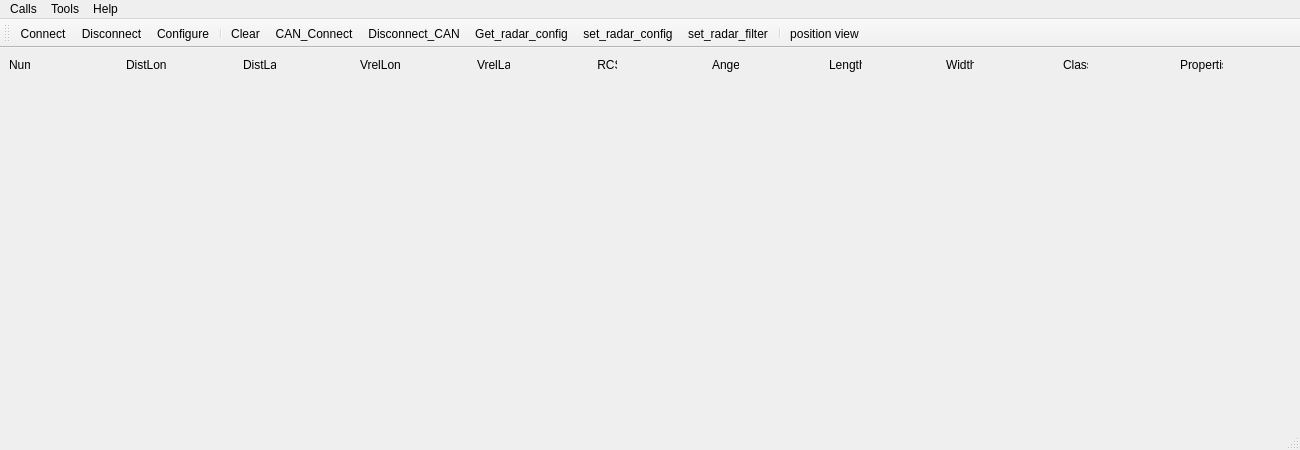
<?xml version="1.0" encoding="UTF-8"?>
<ui version="4.0">
 <class>MainWindow</class>
 <widget class="QMainWindow" name="MainWindow">
  <property name="geometry">
   <rect>
    <x>0</x>
    <y>0</y>
    <width>1300</width>
    <height>450</height>
   </rect>
  </property>
  <property name="windowTitle">
   <string>Radar Terminal</string>
  </property>
  <widget class="QWidget" name="centralWidget">
   <widget class="QLabel" name="num">
    <property name="geometry">
     <rect>
      <x>9</x>
      <y>9</y>
      <width>21</width>
      <height>16</height>
     </rect>
    </property>
    <property name="text">
     <string>Num</string>
    </property>
   </widget>
   <widget class="QLabel" name="distlong">
    <property name="geometry">
     <rect>
      <x>126</x>
      <y>9</y>
      <width>41</width>
      <height>16</height>
     </rect>
    </property>
    <property name="toolTip">
     <string>&lt;html&gt;&lt;head/&gt;&lt;body&gt;&lt;p&gt;Longitudinal (x) coordinate&lt;/p&gt;&lt;/body&gt;&lt;/html&gt;</string>
    </property>
    <property name="text">
     <string>DistLong</string>
    </property>
   </widget>
   <widget class="QLabel" name="distlat">
    <property name="geometry">
     <rect>
      <x>243</x>
      <y>9</y>
      <width>33</width>
      <height>16</height>
     </rect>
    </property>
    <property name="toolTip">
     <string>&lt;html&gt;&lt;head/&gt;&lt;body&gt;&lt;p&gt;Lateral (y) coordinate&lt;/p&gt;&lt;/body&gt;&lt;/html&gt;</string>
    </property>
    <property name="text">
     <string>DistLat</string>
    </property>
   </widget>
   <widget class="QLabel" name="vrellong">
    <property name="geometry">
     <rect>
      <x>360</x>
      <y>9</y>
      <width>41</width>
      <height>16</height>
     </rect>
    </property>
    <property name="toolTip">
     <string>&lt;html&gt;&lt;head/&gt;&lt;body&gt;&lt;p&gt;Relative velocity in longitudinal direction (x)&lt;/p&gt;&lt;/body&gt;&lt;/html&gt;</string>
    </property>
    <property name="text">
     <string>VrelLong</string>
    </property>
   </widget>
   <widget class="QLabel" name="vrellat">
    <property name="geometry">
     <rect>
      <x>477</x>
      <y>9</y>
      <width>33</width>
      <height>16</height>
     </rect>
    </property>
    <property name="toolTip">
     <string>&lt;html&gt;&lt;head/&gt;&lt;body&gt;&lt;p&gt;Relative velocity in lateral direction (y)&lt;/p&gt;&lt;/body&gt;&lt;/html&gt;</string>
    </property>
    <property name="text">
     <string>VrelLat</string>
    </property>
   </widget>
   <widget class="QLabel" name="rcs">
    <property name="geometry">
     <rect>
      <x>594</x>
      <y>9</y>
      <width>23</width>
      <height>16</height>
     </rect>
    </property>
    <property name="toolTip">
     <string>&lt;html&gt;&lt;head/&gt;&lt;body&gt;&lt;p&gt;Radar cross section&lt;/p&gt;&lt;/body&gt;&lt;/html&gt;</string>
    </property>
    <property name="text">
     <string> RCS</string>
    </property>
   </widget>
   <widget class="QLabel" name="angel">
    <property name="geometry">
     <rect>
      <x>712</x>
      <y>9</y>
      <width>27</width>
      <height>16</height>
     </rect>
    </property>
    <property name="toolTip">
     <string>&lt;html&gt;&lt;head/&gt;&lt;body&gt;&lt;p&gt;Dynamic property indicate if it is moving or&lt;/p&gt;&lt;p&gt;not&lt;/p&gt;&lt;/body&gt;&lt;/html&gt;</string>
    </property>
    <property name="text">
     <string>Angel</string>
    </property>
   </widget>
   <widget class="QLabel" name="lenght">
    <property name="geometry">
     <rect>
      <x>829</x>
      <y>9</y>
      <width>33</width>
      <height>16</height>
     </rect>
    </property>
    <property name="text">
     <string>Length</string>
    </property>
   </widget>
   <widget class="QLabel" name="width">
    <property name="geometry">
     <rect>
      <x>946</x>
      <y>9</y>
      <width>28</width>
      <height>16</height>
     </rect>
    </property>
    <property name="text">
     <string>Width</string>
    </property>
   </widget>
   <widget class="QLabel" name="class_2">
    <property name="geometry">
     <rect>
      <x>1063</x>
      <y>9</y>
      <width>25</width>
      <height>16</height>
     </rect>
    </property>
    <property name="text">
     <string>Class</string>
    </property>
   </widget>
   <widget class="QLabel" name="propertis">
    <property name="geometry">
     <rect>
      <x>1180</x>
      <y>9</y>
      <width>43</width>
      <height>16</height>
     </rect>
    </property>
    <property name="text">
     <string>Propertis</string>
    </property>
   </widget>
  </widget>
  <widget class="QMenuBar" name="menuBar">
   <property name="geometry">
    <rect>
     <x>0</x>
     <y>0</y>
     <width>1300</width>
     <height>21</height>
    </rect>
   </property>
   <widget class="QMenu" name="menuCalls">
    <property name="title">
     <string>Calls</string>
    </property>
    <addaction name="actionConnect"/>
    <addaction name="actionDisconnect"/>
    <addaction name="actionCAN_Connect"/>
    <addaction name="actionDisconnect_CAN"/>
    <addaction name="separator"/>
    <addaction name="actionQuit"/>
   </widget>
   <widget class="QMenu" name="menuTools">
    <property name="title">
     <string>Tools</string>
    </property>
    <addaction name="actionConfigure"/>
    <addaction name="actionSet_radar_config"/>
    <addaction name="actionGet_radar_config"/>
    <addaction name="actionSet_radar_filter"/>
    <addaction name="actionPosition_view"/>
    <addaction name="actionClear"/>
   </widget>
   <widget class="QMenu" name="menuHelp">
    <property name="title">
     <string>Help</string>
    </property>
    <addaction name="actionAbout"/>
    <addaction name="actionAboutQt"/>
   </widget>
   <addaction name="menuCalls"/>
   <addaction name="menuTools"/>
   <addaction name="menuHelp"/>
  </widget>
  <widget class="QToolBar" name="mainToolBar">
   <attribute name="toolBarArea">
    <enum>TopToolBarArea</enum>
   </attribute>
   <attribute name="toolBarBreak">
    <bool>false</bool>
   </attribute>
   <addaction name="actionConnect"/>
   <addaction name="actionDisconnect"/>
   <addaction name="actionConfigure"/>
   <addaction name="separator"/>
   <addaction name="actionClear"/>
   <addaction name="actionCAN_Connect"/>
   <addaction name="actionDisconnect_CAN"/>
   <addaction name="actionGet_radar_config"/>
   <addaction name="actionSet_radar_config"/>
   <addaction name="actionSet_radar_filter"/>
   <addaction name="separator"/>
   <addaction name="actionPosition_view"/>
  </widget>
  <widget class="QStatusBar" name="statusBar"/>
  <action name="actionAbout">
   <property name="text">
    <string>&amp;About</string>
   </property>
   <property name="toolTip">
    <string>About program</string>
   </property>
   <property name="shortcut">
    <string>Alt+A</string>
   </property>
  </action>
  <action name="actionAboutQt">
   <property name="text">
    <string>About Qt</string>
   </property>
  </action>
  <action name="actionConnect">
   <property name="icon">
    <iconset resource="terminal.qrc">
     <normaloff>:/images/connect.png</normaloff>:/images/connect.png</iconset>
   </property>
   <property name="text">
    <string>C&amp;onnect</string>
   </property>
   <property name="toolTip">
    <string>Connect to serial port</string>
   </property>
   <property name="shortcut">
    <string>Ctrl+O</string>
   </property>
  </action>
  <action name="actionDisconnect">
   <property name="icon">
    <iconset resource="terminal.qrc">
     <normaloff>:/images/disconnect.png</normaloff>:/images/disconnect.png</iconset>
   </property>
   <property name="text">
    <string>&amp;Disconnect</string>
   </property>
   <property name="toolTip">
    <string>Disconnect from serial port</string>
   </property>
   <property name="shortcut">
    <string>Ctrl+D</string>
   </property>
  </action>
  <action name="actionConfigure">
   <property name="icon">
    <iconset resource="terminal.qrc">
     <normaloff>:/images/settings.png</normaloff>:/images/settings.png</iconset>
   </property>
   <property name="text">
    <string>&amp;Configure</string>
   </property>
   <property name="toolTip">
    <string>Configure serial port</string>
   </property>
   <property name="shortcut">
    <string>Alt+C</string>
   </property>
  </action>
  <action name="actionClear">
   <property name="icon">
    <iconset resource="terminal.qrc">
     <normaloff>:/images/clear.png</normaloff>:/images/clear.png</iconset>
   </property>
   <property name="text">
    <string>C&amp;lear</string>
   </property>
   <property name="toolTip">
    <string>Clear data</string>
   </property>
   <property name="shortcut">
    <string>Alt+L</string>
   </property>
  </action>
  <action name="actionQuit">
   <property name="icon">
    <iconset resource="terminal.qrc">
     <normaloff>:/images/application-exit.png</normaloff>:/images/application-exit.png</iconset>
   </property>
   <property name="text">
    <string>&amp;Quit</string>
   </property>
   <property name="shortcut">
    <string>Ctrl+Q</string>
   </property>
  </action>
  <action name="actionCAN_Connect">
   <property name="icon">
    <iconset resource="terminal.qrc">
     <normaloff>:/images/CANicon_on.png</normaloff>:/images/CANicon_on.png</iconset>
   </property>
   <property name="text">
    <string>CAN_Connect</string>
   </property>
   <property name="shortcut">
    <string>Ctrl+N</string>
   </property>
  </action>
  <action name="actionDisconnect_CAN">
   <property name="icon">
    <iconset resource="terminal.qrc">
     <normaloff>:/images/CANicon_off.png</normaloff>:/images/CANicon_off.png</iconset>
   </property>
   <property name="text">
    <string>Disconnect_CAN</string>
   </property>
   <property name="shortcut">
    <string>Ctrl+D</string>
   </property>
  </action>
  <action name="actionGet_radar_config">
   <property name="icon">
    <iconset resource="terminal.qrc">
     <normaloff>:/images/set_radar_config.png</normaloff>:/images/set_radar_config.png</iconset>
   </property>
   <property name="text">
    <string>Get_radar_config</string>
   </property>
  </action>
  <action name="actionSet_radar_config">
   <property name="icon">
    <iconset resource="terminal.qrc">
     <normaloff>:/images/get_radar_config.png</normaloff>:/images/get_radar_config.png</iconset>
   </property>
   <property name="text">
    <string>set_radar_config</string>
   </property>
   <property name="toolTip">
    <string>Set_radar_config</string>
   </property>
  </action>
  <action name="actionSet_radar_filter">
   <property name="icon">
    <iconset resource="terminal.qrc">
     <normaloff>:/images/set_radar_filter.png</normaloff>:/images/set_radar_filter.png</iconset>
   </property>
   <property name="text">
    <string>set_radar_filter</string>
   </property>
  </action>
  <action name="actionPosition_view">
   <property name="icon">
    <iconset resource="terminal.qrc">
     <normaloff>:/images/position view.png</normaloff>:/images/position view.png</iconset>
   </property>
   <property name="text">
    <string>position view</string>
   </property>
  </action>
 </widget>
 <layoutdefault spacing="6" margin="11"/>
 <resources>
  <include location="terminal.qrc"/>
 </resources>
 <connections/>
</ui>
